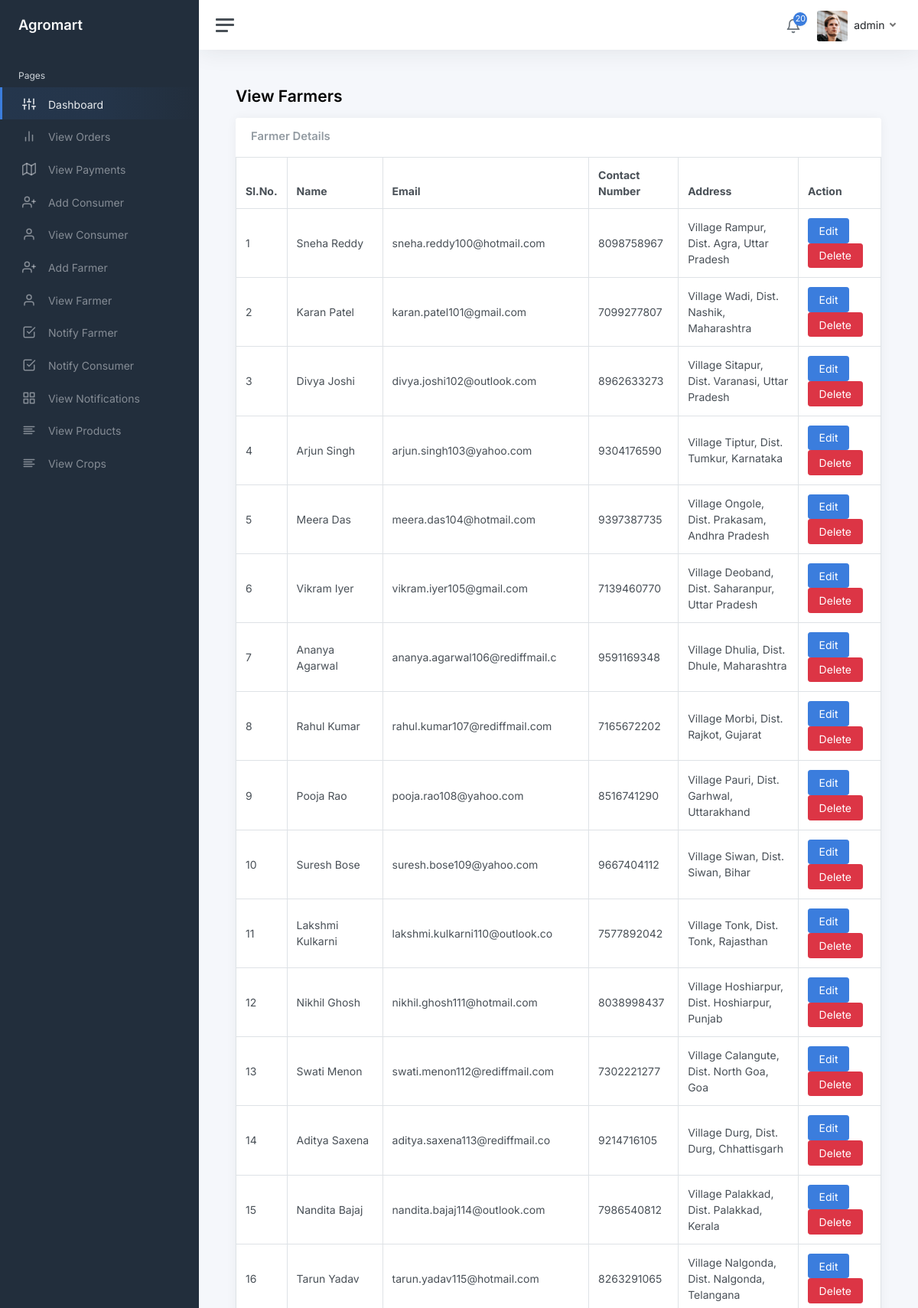
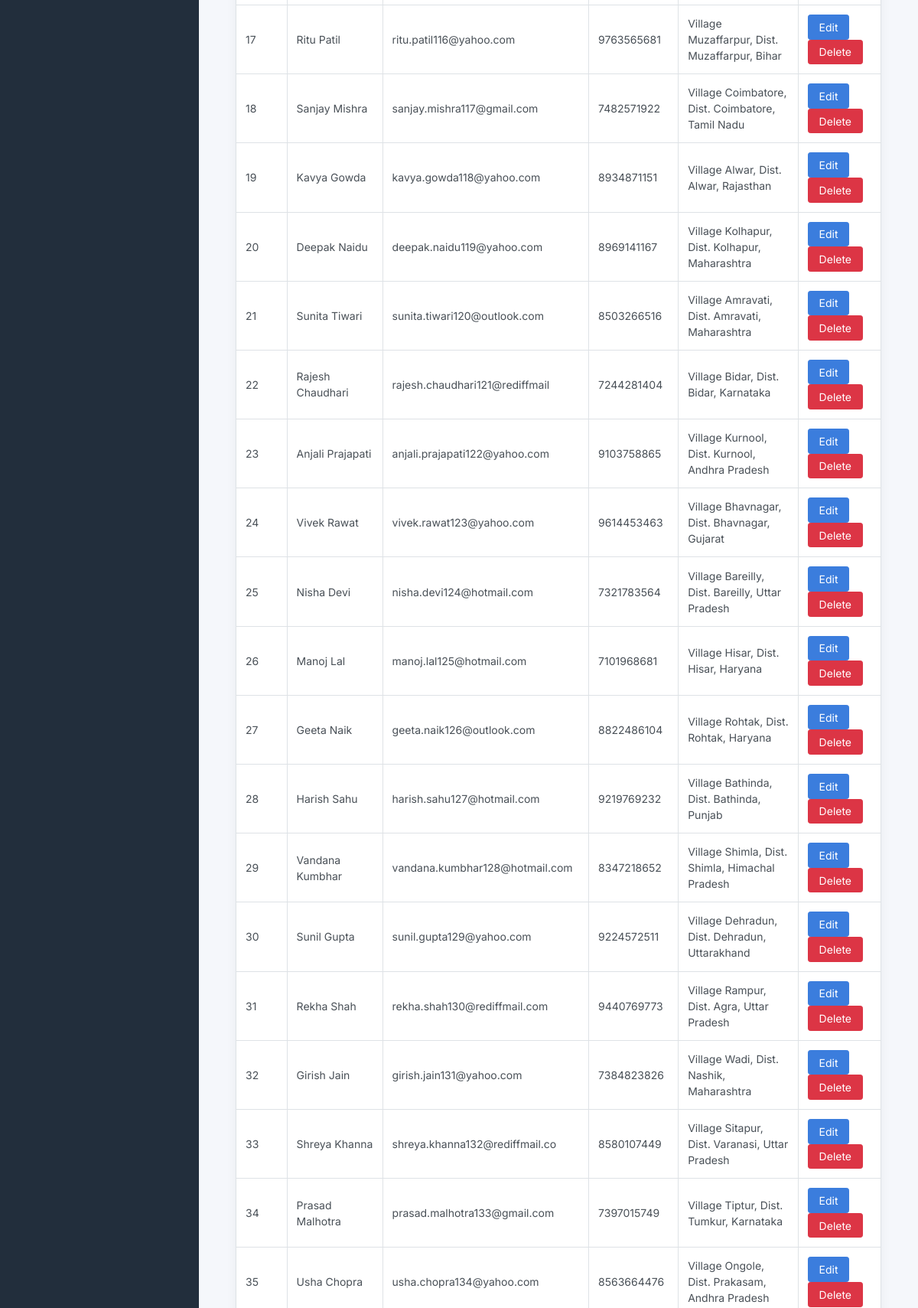
The page /admin/view-farmer.php (signed in, upper part) on the database its author committed (2 pictures, top to bottom).
### tables this page shows
CREATE TABLE IF NOT EXISTS `farmers` (
  `farmer_id` int NOT NULL AUTO_INCREMENT,
  `farmer_name` varchar(30) NOT NULL,
  `farmer_email` varchar(30) NOT NULL,
  `farmer_contact_number` varchar(12) NOT NULL,
  `farmer_address` text NOT NULL,
  `farmer_username` varchar(30) NOT NULL,
  `farmer_password` varchar(30) NOT NULL,
  PRIMARY KEY (`farmer_id`)
);

### admin/view-farmer.php (the view, shortened to what this page needs)
<?php
include './includes/connection.php';
?>
<!DOCTYPE html>
<html lang="en">
<head>
	<link href="css/app.css" rel="stylesheet">
</head>
<body>
	<div class="wrapper">
		<?php include('./includes/sidebar.php'); ?>
		<div class="main">
			<?php include('./includes/navbar.php'); ?>
			<main class="content">
				<div class="container-fluid p-0">
					<h1 class="h3 mb-3"><strong>View Farmers</strong></h1>
					<div class="row">
						<div class="col-12 d-flex">
							<div class="card flex-fill">
								<div class="card-header">
									<h5 class="card-title mb-0">Farmer Details</h5>
								</div>
								<table class="table table-bordered my-0">
									<thead>
										<tr>
											<th>Sl.No.</th>
											<th class="d-none d-xl-table-cell">Name</th>
											<th class="d-none d-xl-table-cell">Email</th>
											<th class="d-none d-xl-table-cell">Contact Number</th>
											<th class="d-none d-xl-table-cell">Address</th>
											<th class="d-none d-xl-table-cell">Action</th>
										</tr>
									</thead>
									<tbody>
										<?php
											$query=mysqli_query($con,"SELECT * from farmers") or die(mysqli_error($con));
											if(mysqli_num_rows($query)){
												$i=1;
												while($row=mysqli_fetch_array($query)){
										?>
										<tr>
											<td><?php echo $i; ?></td>
											<td class="d-none d-xl-table-cell"><?php echo $row['farmer_name']; ?></td>
											<td class="d-none d-xl-table-cell"><?php echo $row['farmer_email']; ?></td>
											<td class="d-none d-xl-table-cell"><?php echo $row['farmer_contact_number']; ?></td>
											<td class="d-none d-xl-table-cell"><?php echo $row['farmer_address']; ?></td>
											<td class="d-none d-xl-table-cell">
												<a href="./edit-farmer.php?farmer_id=<?php echo $row['farmer_id']; ?>" class="btn btn-primary">Edit</a>
												<a onclick="CheckDelete(<?php echo $row['farmer_id']; ?>)" class="btn btn-danger">Delete</a>
											</td>
										</tr>
										<?php
												$i++;
												}
											}
										?>
									</tbody>
								</table>
							</div>
						</div>
					</div>
				</div>
			</main>
		</div>
	</div>
</body>
</html>

### rows shown on the page
farmers: farmer_name "Sneha Reddy", farmer_email "sneha.reddy100@hotmail.com", farmer_contact_number "8098758967", farmer_address "Village Rampur, Dist. Agra, Uttar Pradesh"
farmers: farmer_name "Karan Patel", farmer_email "karan.patel101@gmail.com", farmer_contact_number "7099277807", farmer_address "Village Wadi, Dist. Nashik, Maharashtra"
farmers: farmer_name "Divya Joshi", farmer_email "divya.joshi102@outlook.com", farmer_contact_number "8962633273", farmer_address "Village Sitapur, Dist. Varanasi, Uttar Pradesh"
farmers: farmer_name "Arjun Singh", farmer_email "arjun.singh103@yahoo.com", farmer_contact_number "9304176590", farmer_address "Village Tiptur, Dist. Tumkur, Karnataka"
farmers: farmer_name "Meera Das", farmer_email "meera.das104@hotmail.com", farmer_contact_number "9397387735", farmer_address "Village Ongole, Dist. Prakasam, Andhra Pradesh"
farmers: farmer_name "Vikram Iyer", farmer_email "vikram.iyer105@gmail.com", farmer_contact_number "7139460770", farmer_address "Village Deoband, Dist. Saharanpur, Uttar Pradesh"
farmers: farmer_name "Ananya Agarwal", farmer_email "ananya.agarwal106@rediffmail.c", farmer_contact_number "9591169348", farmer_address "Village Dhulia, Dist. Dhule, Maharashtra"
farmers: farmer_name "Rahul Kumar", farmer_email "rahul.kumar107@rediffmail.com", farmer_contact_number "7165672202", farmer_address "Village Morbi, Dist. Rajkot, Gujarat"
farmers: farmer_name "Pooja Rao", farmer_email "pooja.rao108@yahoo.com", farmer_contact_number "8516741290", farmer_address "Village Pauri, Dist. Garhwal, Uttarakhand"
farmers: farmer_name "Suresh Bose", farmer_email "suresh.bose109@yahoo.com", farmer_contact_number "9667404112", farmer_address "Village Siwan, Dist. Siwan, Bihar"
farmers: farmer_name "Lakshmi Kulkarni", farmer_email "lakshmi.kulkarni110@outlook.co", farmer_contact_number "7577892042", farmer_address "Village Tonk, Dist. Tonk, Rajasthan"
farmers: farmer_name "Nikhil Ghosh", farmer_email "nikhil.ghosh111@hotmail.com", farmer_contact_number "8038998437", farmer_address "Village Hoshiarpur, Dist. Hoshiarpur, Punjab"
farmers: farmer_name "Swati Menon", farmer_email "swati.menon112@rediffmail.com", farmer_contact_number "7302221277", farmer_address "Village Calangute, Dist. North Goa, Goa"
farmers: farmer_name "Aditya Saxena", farmer_email "aditya.saxena113@rediffmail.co", farmer_contact_number "9214716105", farmer_address "Village Durg, Dist. Durg, Chhattisgarh"
farmers: farmer_name "Nandita Bajaj", farmer_email "nandita.bajaj114@outlook.com", farmer_contact_number "7986540812", farmer_address "Village Palakkad, Dist. Palakkad, Kerala"
farmers: farmer_name "Tarun Yadav", farmer_email "tarun.yadav115@hotmail.com", farmer_contact_number "8263291065", farmer_address "Village Nalgonda, Dist. Nalgonda, Telangana"
farmers: farmer_name "Ritu Patil", farmer_email "ritu.patil116@yahoo.com", farmer_contact_number "9763565681", farmer_address "Village Muzaffarpur, Dist. Muzaffarpur, Bihar"
farmers: farmer_name "Sanjay Mishra", farmer_email "sanjay.mishra117@gmail.com", farmer_contact_number "7482571922", farmer_address "Village Coimbatore, Dist. Coimbatore, Tamil Nadu"
farmers: farmer_name "Kavya Gowda", farmer_email "kavya.gowda118@yahoo.com", farmer_contact_number "8934871151", farmer_address "Village Alwar, Dist. Alwar, Rajasthan"
farmers: farmer_name "Deepak Naidu", farmer_email "deepak.naidu119@yahoo.com", farmer_contact_number "8969141167", farmer_address "Village Kolhapur, Dist. Kolhapur, Maharashtra"
farmers: farmer_name "Sunita Tiwari", farmer_email "sunita.tiwari120@outlook.com", farmer_contact_number "8503266516", farmer_address "Village Amravati, Dist. Amravati, Maharashtra"
farmers: farmer_name "Rajesh Chaudhari", farmer_email "rajesh.chaudhari121@rediffmail", farmer_contact_number "7244281404", farmer_address "Village Bidar, Dist. Bidar, Karnataka"
farmers: farmer_name "Anjali Prajapati", farmer_email "anjali.prajapati122@yahoo.com", farmer_contact_number "9103758865", farmer_address "Village Kurnool, Dist. Kurnool, Andhra Pradesh"
farmers: farmer_name "Vivek Rawat", farmer_email "vivek.rawat123@yahoo.com", farmer_contact_number "9614453463", farmer_address "Village Bhavnagar, Dist. Bhavnagar, Gujarat"
farmers: farmer_name "Nisha Devi", farmer_email "nisha.devi124@hotmail.com", farmer_contact_number "7321783564", farmer_address "Village Bareilly, Dist. Bareilly, Uttar Pradesh"
farmers: farmer_name "Manoj Lal", farmer_email "manoj.lal125@hotmail.com", farmer_contact_number "7101968681", farmer_address "Village Hisar, Dist. Hisar, Haryana"
farmers: farmer_name "Geeta Naik", farmer_email "geeta.naik126@outlook.com", farmer_contact_number "8822486104", farmer_address "Village Rohtak, Dist. Rohtak, Haryana"
farmers: farmer_name "Harish Sahu", farmer_email "harish.sahu127@hotmail.com", farmer_contact_number "9219769232", farmer_address "Village Bathinda, Dist. Bathinda, Punjab"
farmers: farmer_name "Vandana Kumbhar", farmer_email "vandana.kumbhar128@hotmail.com", farmer_contact_number "8347218652", farmer_address "Village Shimla, Dist. Shimla, Himachal Pradesh"
farmers: farmer_name "Sunil Gupta", farmer_email "sunil.gupta129@yahoo.com", farmer_contact_number "9224572511", farmer_address "Village Dehradun, Dist. Dehradun, Uttarakhand"
farmers: farmer_name "Rekha Shah", farmer_email "rekha.shah130@rediffmail.com", farmer_contact_number "9440769773", farmer_address "Village Rampur, Dist. Agra, Uttar Pradesh"
farmers: farmer_name "Girish Jain", farmer_email "girish.jain131@yahoo.com", farmer_contact_number "7384823826", farmer_address "Village Wadi, Dist. Nashik, Maharashtra"
farmers: farmer_name "Shreya Khanna", farmer_email "shreya.khanna132@rediffmail.co", farmer_contact_number "8580107449", farmer_address "Village Sitapur, Dist. Varanasi, Uttar Pradesh"
farmers: farmer_name "Prasad Malhotra", farmer_email "prasad.malhotra133@gmail.com", farmer_contact_number "7397015749", farmer_address "Village Tiptur, Dist. Tumkur, Karnataka"
farmers: farmer_name "Usha Chopra", farmer_email "usha.chopra134@yahoo.com", farmer_contact_number "8563664476", farmer_address "Village Ongole, Dist. Prakasam, Andhra Pradesh"

### other values the page prints
$Count "20"
$Name "admin"
